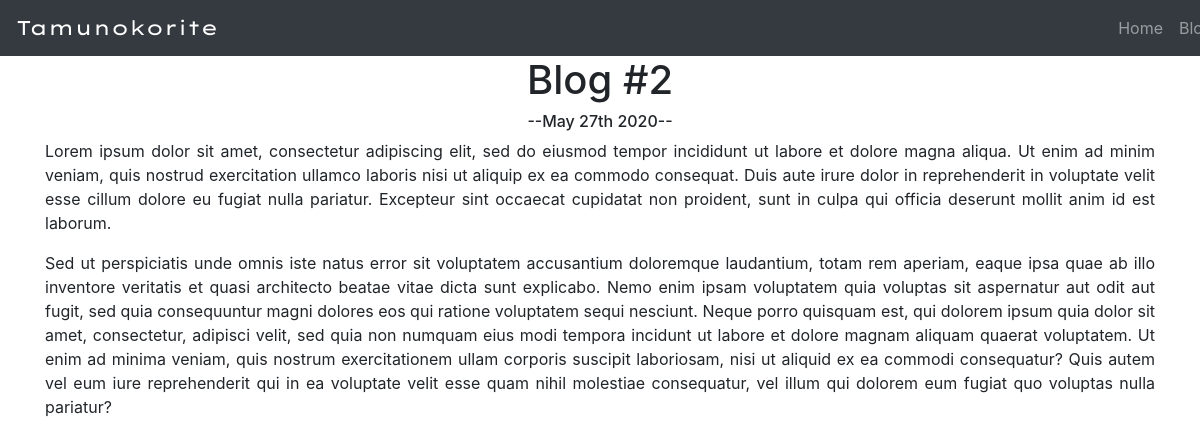
The app's page /blog/2/ with its own data.
### blog/models.py (models this page shows, shortened)
class Blog(models.Model):
    title = models.CharField(max_length=200)
    description = models.TextField()
    date = models.DateField()

### blog/views.py (the view)
# urls.py: path('<int:blog_id>/', views.detail, name='detail'),
def detail(request, blog_id):
    blog = get_object_or_404(Blog, pk=blog_id)
    return render(request, 'blog/detail.html', {'blog':blog})

### blog/templates/blog/detail.html
{% extends 'portfolio/base.html' %}
{% block content %}
    <h1>{{ blog.title }}</h1>
    <h2 class="h6">--{{ blog.date|date:'F jS Y' }}--</h2>
    <div class="text-justify">
        {{ blog.description|safe }}
    </div>
{% endblock %}

### records on screen
Blog: title "Blog #2", date "May 27th 2020", description "Lorem ipsum dolor sit amet, consectetur adipiscing elit, sed do eiusmod tempor incididunt ut labore et dolore magna aliqua. Ut enim ad minim veniam, quis nostrud exercitation ullamco laboris nisi ut aliquip ex ea commodo consequat. Duis aute irure dolor in reprehenderit in voluptate velit esse cillum dolore eu fugiat nulla pariatur. Excepteur sint occaecat cupidatat non proident, sunt in culpa qui officia deserunt mollit anim id est laborum. Sed ut perspiciatis unde omnis iste natus error sit voluptatem accusantium doloremque laudantium, totam rem aperiam, eaque ipsa quae ab illo inventore veritatis et quasi architecto beatae vitae dicta sunt explicabo. Nemo enim ipsam voluptatem quia…"
